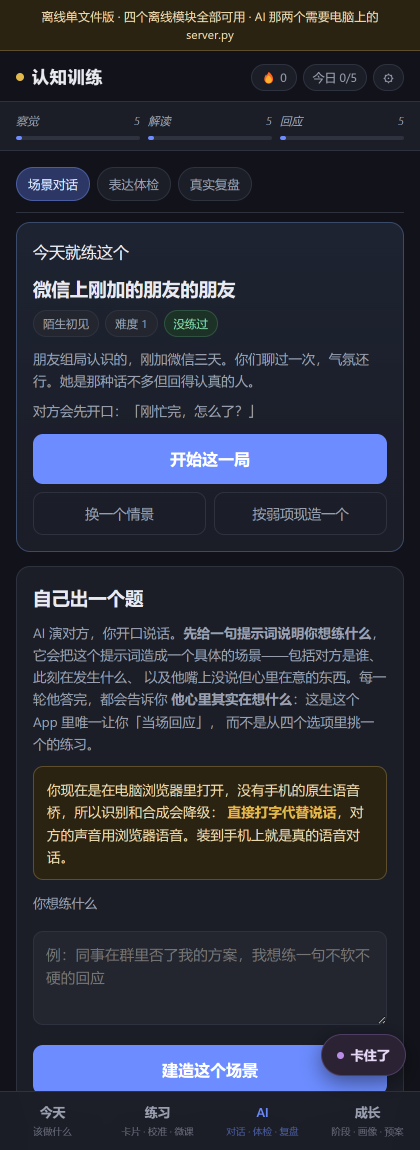
#> input picture tools/_ai_today.png, 840 x 2300 px (shown at 1/2 size)
$ python -i drive_app.py   (imports and definitions only)
#> lines starting #> are read from the running program, lines starting #| are printed output that depends on the picture
"""在模拟器上把 App 开到一个指定的页面，然后点一个东西——可靠性靠"看屏幕"而不是靠猜坐标。

为什么需要它：这个 App 的界面在 WebView 里，`uiautomator dump` **看不到里面的节点**
（只能看到一个 WebView 框）。所以自动化只能靠坐标，而坐标会随状态漂移：
日更那一关的浮层会把后面每一次点击都吃掉，于是"点了 A 其实点到了 B"。
第一版就是这么连着跑偏三次的。

这里加了两道保险：
  1. 每次点击前先截屏，用**清晰度**判断有没有浮层（浮层会给背景加高斯模糊，
     高频能量骤降）——没清干净就再点一次"跳过"，最多 N 次；
  2. 每一步点完都截屏存盘，最后拼成一张总览，人眼一次看完整个序列。

用法：
    py -3 tools/drive_app.py --shot output/xxx.png
"""
import io
import os
import subprocess
import sys
import time
from pathlib import Path

ADB = r"E:\android-build\sdk\platform-tools\adb.exe"
PKG = "com.local.cognitiontrainer"
OUT = Path(__file__).resolve().parent.parent / "output"
# [1 line not run here, left out]

# 已经量准的坐标（1080×2400）
GATE_SKIP = (210, 1518)      # 「今天先跳过」
TAB_AI = (684, 2292)         # 底部 tab：AI
SUB_REPLAY = (590, 465)      # 二级切换：「真实复盘」
REPLAY_UPLOAD = (260, 1210)  # 「上传聊天截图」


def run(*a, timeout=120):
    return subprocess.run([ADB] + list(a), capture_output=True, timeout=timeout)


# [5 lines left out: function shot, not called in this run]


def sharpness(png):
    """局部高频能量的代理：相邻像素差的平均绝对值。浮层模糊会让它明显变小。"""
#> called with png = '_ai_today.png'
    from PIL import Image, ImageFilter
    im = Image.open(png).convert("L").crop((0, 700, 1080, 1800))
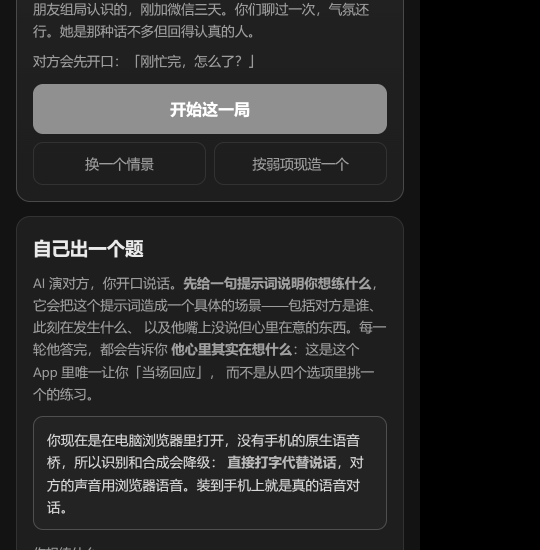
#> im: PIL image 1080x1100 L (shown at 1/2 size); min 0, max 255, mean 39
    edge = im.filter(ImageFilter.FIND_EDGES)
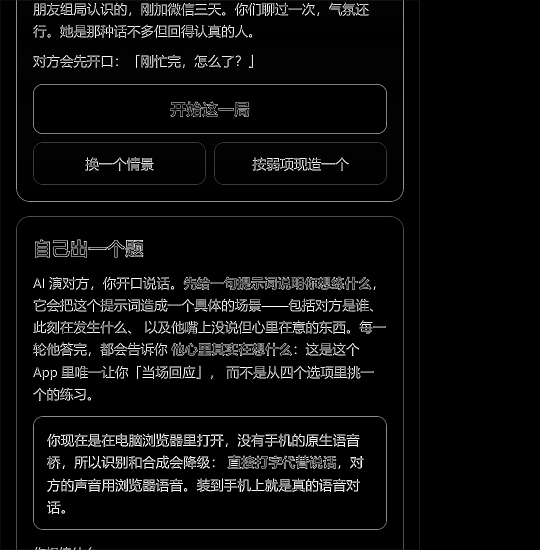
#> edge: PIL image 1080x1100 L (shown at 1/2 size); min 0, max 255, mean 13.4
    px = list(edge.getdata())
#> px = 1188000 items
    return sum(px) / len(px)


def tap(xy):
    run("shell", "input", "tap", str(xy[0]), str(xy[1]))


# [60 lines left out: functions clear_gate, main, not called in this run]


# [2 lines not run here, left out]

>>> result = sharpness('_ai_today.png')
#> result = 13.36
